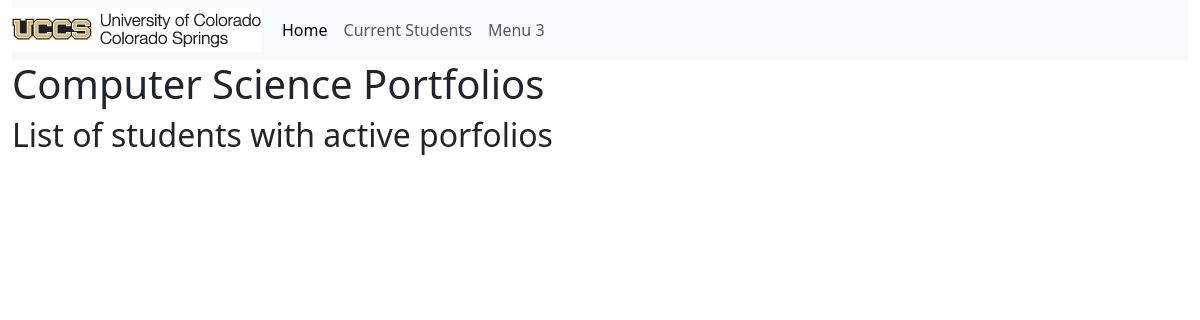
The app's page /, older data.
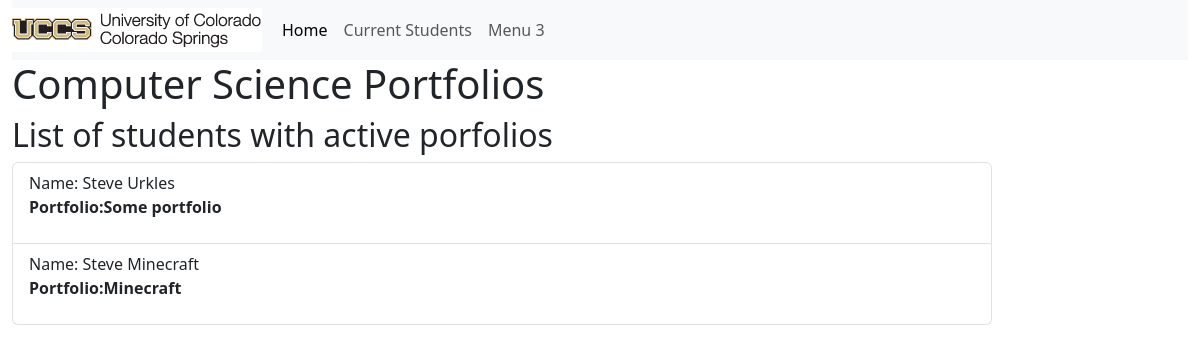
The same page, newer data.
### portfolio_app/models.py (models this page shows, shortened)
class Student(models.Model):
    MAJOR = (
        ('CSCI-BS', 'BS in Computer Science'),
        ('CPEN-BS', 'BS in Computer Engineering'),
        ('BIGD-BI', 'BI in Game Design and Development'),
        ('BICS-BI', 'BI in Computer Science'),
        ('BISC-BI', 'BI in Computer Security'),
        ('CSCI-BA', 'BA in Computer Science'),
        ('DASE-BS', 'BS in Data Analytics and Systems Engineering')
    )
    name = models.CharField(max_length = 200)
    email = models.CharField("UCCS EMAIL", max_length = 200)
    major = models.CharField(max_length = 200, choices=MAJOR)
    portfolio = models.ForeignKey(Portfolio, null=True, on_delete = models.CASCADE, unique=True)
    def __str__(self):
        return self.name

class Portfolio(models.Model):
    title = models.CharField(max_length = 200)
    contact_email =  models.CharField(max_length = 200)
    is_active = models.BooleanField(default=True,)
    about = models.CharField(max_length = 1000, blank = True)

### portfolio_app/views.py (the view)
# urls.py: path('',views.index,name='index'),
def index(request):
    active_student_portfolios = Student.objects.select_related("portfolio").all().filter(portfolio__is_active=True)
    print("QUERY:: Students with Active portfolios? Response:",active_student_portfolios.select_related('portfolio'))
    return render( request, 'portfolio_app/index.html', {'active_student_portfolios':active_student_portfolios})

### portfolio_app/templates/portfolio_app/index.html
{% extends "portfolio_app/base_template.html" %}
{% block content %}
<h1>Computer Science Portfolios</h1>
<h2> List of students with active porfolios </h2>
    <ul class="list-group">
        {%for s in active_student_portfolios%}
        <li class="list-group-item">Name: {{s.name}}
            <p><strong>Portfolio:{{s.portfolio.title}}
            </strong></p>
        </li>
        {%endfor%}
    </ul>
{% endblock %}

### portfolio_app/templates/portfolio_app/base_template.html (shortened to what this page needs)
{% load static %}
<!DOCTYPE html>
<html lang="en">
 <head>
   <link href="https://cdn.jsdelivr.net/npm/bootstrap@5.3.1/dist/css/bootstrap.min.css" rel="stylesheet">
   {% load django_bootstrap5 %}
   {% bootstrap_css %}
  </head>
 <body>
   <div class="container-fluid">
     <nav class="navbar navbar-expand-lg bg-body-tertiary">
       <img src="{% static 'images/uccs-signature-email.gif' %}">
       <div class="container-fluid">
         <div class="collapse navbar-collapse" id="navbarNavAltMarkup">
           <div class="navbar-nav">
             <a class="nav-link active" aria-current="page" href="{% url 'index' %}">Home</a>
             <a class="nav-link" href="{% url 'student_list' %}">Current Students</a>
             <a class="nav-link" href="#">Menu 3</a>
           </div>
         </div>
       </div>
     </nav>
       <div class="col-sm-10">
         {% block content %}
         {% endblock %}
       </div>
     </div>
 </body>
</html>

Row changes from the older to the newer data that the page shows:
added Student: name "Steve Urkles", portfolio "Some portfolio"
added Student: name "Steve Minecraft", portfolio "Minecraft"
